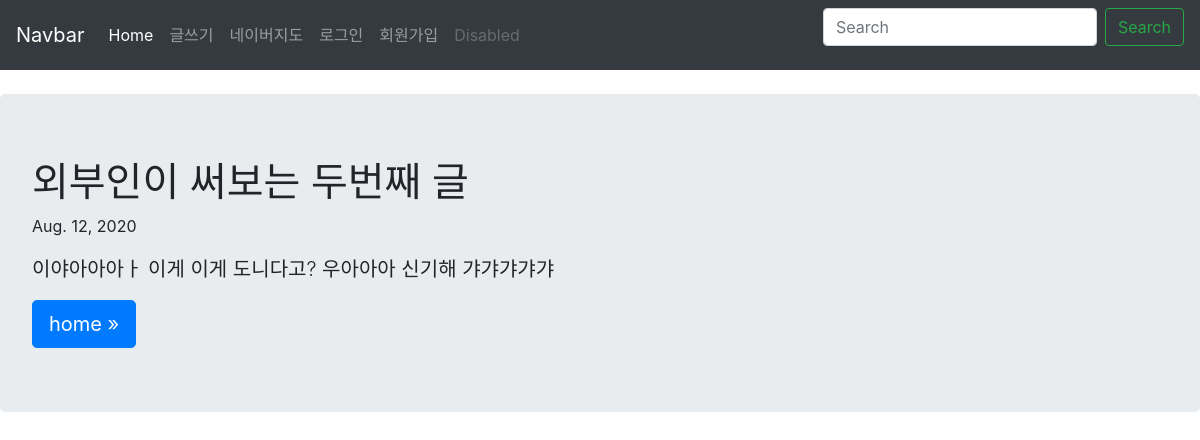
The app's page /blog/6 with its own data.
### health_tok_board/models.py (models this page shows, shortened)
class Blog(models.Model):
    title = models.CharField(max_length=200)
    pub_date = models.DateField('date published')
    body = models.TextField()

### health_tok_board/views.py (the view)
# urls.py: path('<int:blog_id>', views.detail, name='detail'),
def detail(request, blog_id):
    blog_detail = get_object_or_404(Blog, pk=blog_id)
    return render(request, 'detail.html', {'blog': blog_detail})

### health_tok_board/templates/health_tok_board/detail.html
{% extends 'base.html' %}
{% block content %}
    <div class="jumbotron">
        <h1>{{blog.title}}</h1>
        <p>{{blog.pub_date}}</p>
        <p class="lead">{{blog.body}}</p>
        <a class="btn btn-lg btn-primary" href="{% url 'health_tok_board:home' %}" role="button">home &raquo;</a>
        <br>
    </div>
{% endblock %}

### health_tok_board/static/css/navbar-top.css (style rules this page uses)
body { min-height: 75rem; }

### records on screen
Blog: title "외부인이 써보는 두번째 글", pub_date "Aug. 12, 2020", body "이야아아아ㅏ 이게 이게 도니다고? 우아아아 신기해 갸갸갸갸갸"
